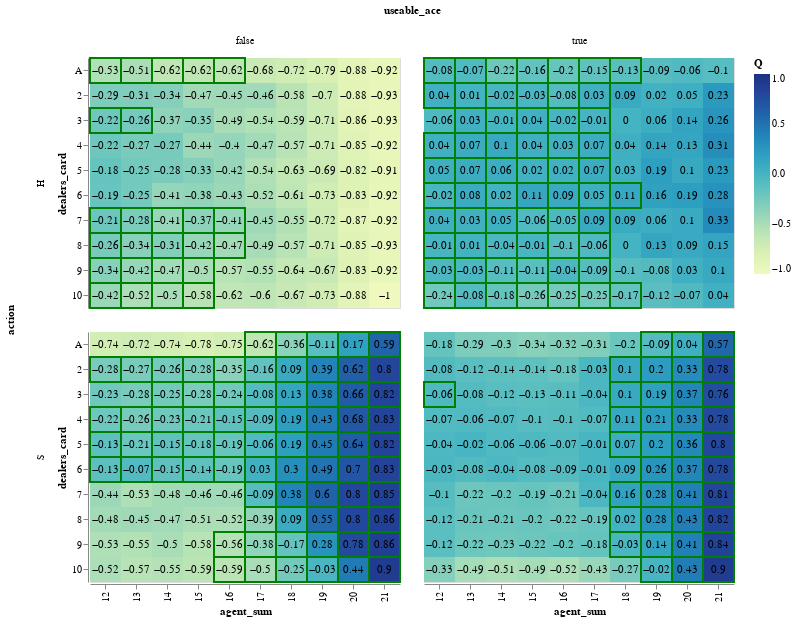

The code cell stored with this chart in its notebook:
### Code cell
bj.plot('Q', width=310, height=250)

### Figure 1 — Vega-Lite specification as saved in the notebook (floating-point values rounded to 4 significant figures; data arrays with more than 128 entries replaced by an {"elided": "..."} marker saying what was removed)
{"config": {"view": {"continuousWidth": 400, "continuousHeight": 300}}, "data": {"name": "data-0d3b89930edf4931a4b0a9fc7e2c1582"}, "facet": {"column": {"field": "useable_ace", "type": "nominal"}, "row": {"field": "action", "type": "nominal"}}, "spec": {"layer": [{"mark": "rect", "encoding": {"color": {"field": "Q", "scale": {"domain": [-1, 1]}, "type": "quantitative"}, "x": {"field": "agent_sum", "type": "ordinal"}, "y": {"field": "dealers_card", "type": "ordinal"}}}, {"mark": {"type": "rect", "fill": null, "stroke": "green", "strokeWidth": 2}, "encoding": {"x": {"field": "agent_sum", "type": "ordinal"}, "y": {"field": "dealers_card", "type": "ordinal"}}, "transform": [{"filter": "(datum.opt === 1)"}]}, {"mark": "text", "encoding": {"text": {"field": "rounded", "type": "quantitative"}, "x": {"field": "agent_sum", "type": "ordinal"}, "y": {"field": "dealers_card", "type": "ordinal"}}}], "height": 250, "width": 310}, "$schema": "https://vega.github.io/schema/vega-lite/v4.17.0.json", "datasets": {"data-0d3b89930edf4931a4b0a9fc7e2c1582": {"elided": "400 records"}}}
